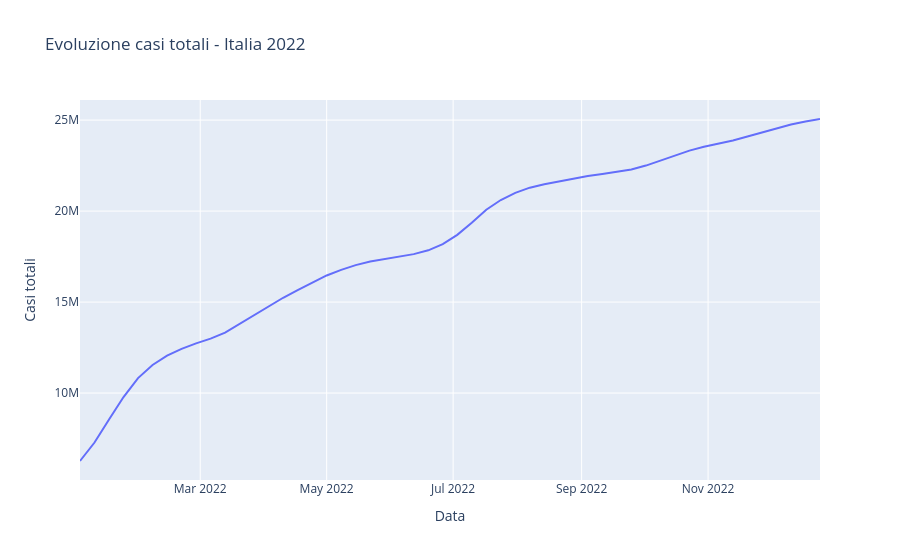

Write notebook code for a chart like this one.
### Markdown cell above
Adesso realizziamo un grafico che mostri chiaramente l'evoluzione dei casi totali in Italia durante il 2022 tramite un grafico a linee di Plotly Express, al quale aggiungiamo il comando: _fig.update_layout(hovermode="x unified")_. Quando si passerà il mouse sopra l'area di disegno, comparirà una linea verticale ancorata all'asse X (data corrispondente) che mostrerà in un unico riquadro di testo i valori esatti di tutte le linee intersecate in quel momento.

### Code cell
# Grafico a linee interattivo
fig = px.line(
    italia_2022,
    x="date",
    y="total_cases",
    title="Evoluzione casi totali - Italia 2022",
    labels={"date": "Data", "total_cases": "Casi totali"},
)

fig.update_layout(
    xaxis_title="Data",
    yaxis_title="Casi totali",
    hovermode="x unified"
)

fig.show()

### Figure 1 — Plotly figure (JSON) as saved in the notebook; plotly's stock layout.template omitted (floating-point values rounded to 4 significant figures)
{"data": [{"hovertemplate": "Data=%{x}<br>Casi totali=%{y}<extra></extra>", "legendgroup": "", "line": {"color": "#636efa", "dash": "solid"}, "marker": {"symbol": "circle"}, "mode": "lines", "name": "", "orientation": "v", "showlegend": false, "type": "scatter", "x": ["2022-01-02T00:00:00", "2022-01-09T00:00:00", "2022-01-16T00:00:00", "2022-01-23T00:00:00", "2022-01-30T00:00:00", "2022-02-06T00:00:00", "2022-02-13T00:00:00", "2022-02-20T00:00:00", "2022-02-27T00:00:00", "2022-03-06T00:00:00", "2022-03-13T00:00:00", "2022-03-20T00:00:00", "2022-03-27T00:00:00", "2022-04-03T00:00:00", "2022-04-10T00:00:00", "2022-04-17T00:00:00", "2022-04-24T00:00:00", "2022-05-01T00:00:00", "2022-05-08T00:00:00", "2022-05-15T00:00:00", "2022-05-22T00:00:00", "2022-05-29T00:00:00", "2022-06-05T00:00:00", "2022-06-12T00:00:00", "2022-06-19T00:00:00", "2022-06-26T00:00:00", "2022-07-03T00:00:00", "2022-07-10T00:00:00", "2022-07-17T00:00:00", "2022-07-24T00:00:00", "2022-07-31T00:00:00", "2022-08-07T00:00:00", "2022-08-14T00:00:00", "2022-08-21T00:00:00", "2022-08-28T00:00:00", "2022-09-04T00:00:00", "2022-09-11T00:00:00", "2022-09-18T00:00:00", "2022-09-25T00:00:00", "2022-10-02T00:00:00", "2022-10-09T00:00:00", "2022-10-16T00:00:00", "2022-10-23T00:00:00", "2022-10-30T00:00:00", "2022-11-06T00:00:00", "2022-11-13T00:00:00", "2022-11-20T00:00:00", "2022-11-27T00:00:00", "2022-12-04T00:00:00", "2022-12-11T00:00:00", "2022-12-18T00:00:00", "2022-12-25T00:00:00"], "xaxis": "x", "y": [6267035, 7281297, 8549450, 9781191, 10821375, 11542793, 12053330, 12427773, 12732680, 12990223, 13323128, 13800179, 14304111, 14790806, 15238128, 15659835, 16079209, 16463200, 16767773, 17030147, 17229263, 17373741, 17490451, 17634065, 17844905, 18184917, 18695954, 19357938, 20076863, 20608190, 21002773, 21286771, 21480076, 21630998, 21788862, 21925073, 22035717, 22148935, 22284812, 22500346, 22781293, 23069745, 23322522, 23531023, 23697012, 23878193, 24099206, 24327664, 24555456, 24753889, 24928076, 25060503], "yaxis": "y"}], "layout": {"hovermode": "x unified", "legend": {"tracegroupgap": 0}, "title": {"text": "Evoluzione casi totali - Italia 2022"}, "xaxis": {"anchor": "y", "domain": [0, 1], "title": {"text": "Data"}}, "yaxis": {"anchor": "x", "domain": [0, 1], "title": {"text": "Casi totali"}}}}
